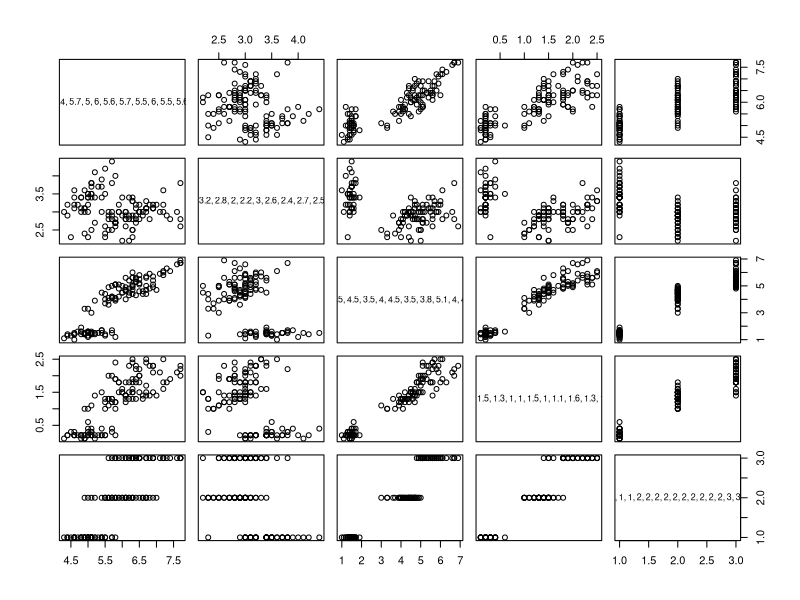

Reproduce this figure in R. (Note: this script raises an error after producing the figure.)
### Importing libraries
library(datasets)
library(caret) # Package for machine learning algorithms

data(iris)

# Check whether data set contains missing values
sum(is.na(iris))

set.seed(100) # Reproducibility of the model

# Stratified random split of the data
TrainingIndex <- createDataPartition(iris$Species, p=0.8, list = FALSE)

TrainingSet <- iris[TrainingIndex,] # Training set
TestingSet <- iris[-TrainingIndex,] # Testing set

# Scatter plot of training vs testing subset
plot(TrainingSet, TestingSet)

### Support Vector Machine Model (Polynomial Model)

# Build training model

Model <- train(Species ~ ., data = TrainingSet,
               method = "svmPoly",
               na.action = na.omit,
               preProcess=c("scale","center"),
               trControl= trainControl(method="none"),
               tuneGrid = data.frame(degree=1,scale=1,C=1))

# Build a cross validation model

Model.cv <- train(Species ~ ., data = TrainingSet,
                  method = "svmPoly",
                  na.action = na.omit,
                  preProcess=c("scale","center"),
                  trControl= trainControl(method="cv", number=10),
                  tuneGrid = data.frame(degree=1,scale=1,C=1))

# Apply model for prediction

Model.training <- predict(Model, TrainingSet) # Make prediction on training set
Model.testing <- predict(Model, TestingSet) # Make prediction on testing set
Model.cv <- predict(Model.cv, TrainingSet) # Performs cross validation

# Model performance (Confusion matrix & Statistics)

Model.training.confusion <- confusionMatrix(Model.training, TrainingSet$Species)
Model.testing.confusion <- confusionMatrix(Model.testing, TestingSet$Species)
Model.cv.confusion <- confusionMatrix(Model.cv, TrainingSet$Species)

print(Model.training.confusion)
print(Model.testing.confusion)
print(Model.cv.confusion)

# Feature importance
Importance <- varImp(Model)
plot(Importance)
plot(Importance, col = "red")
